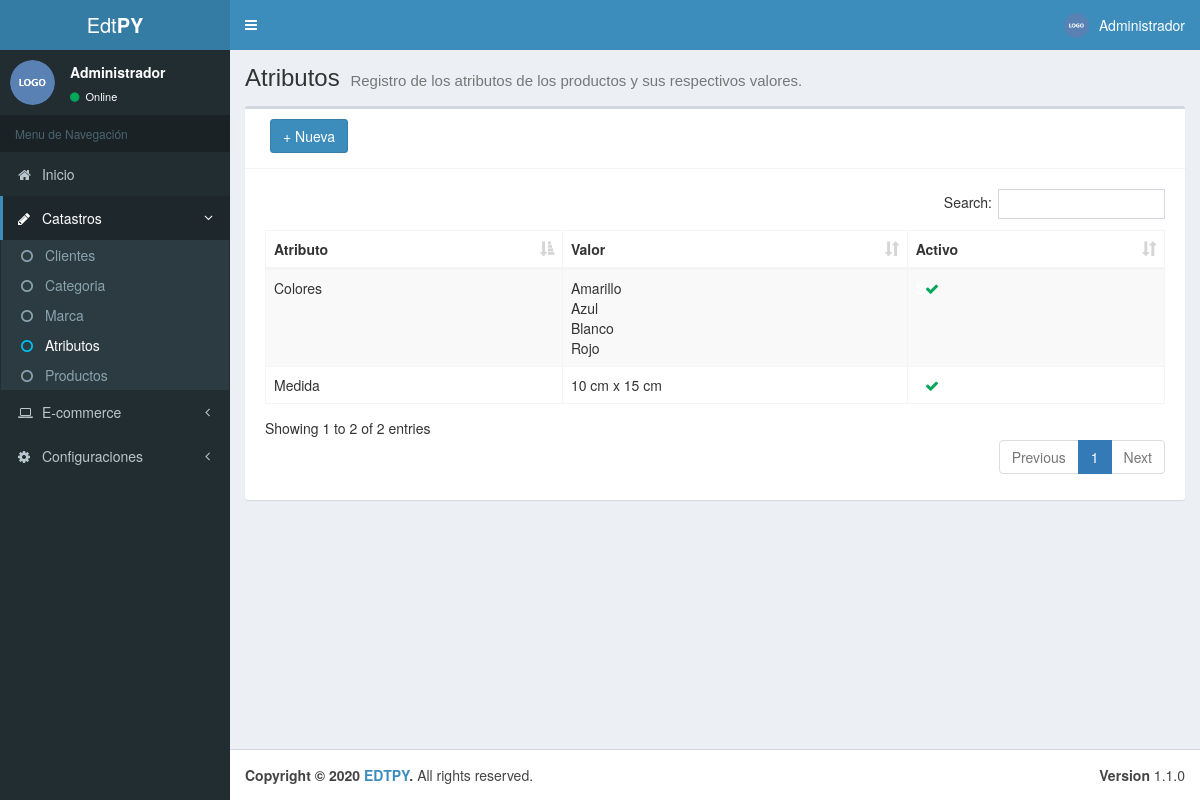
The app's page /admin/atributo.php (signed in) with its own data.
### tables this page shows
CREATE TABLE IF NOT EXISTS `tb_atributo` (
  `id` int(11) NOT NULL AUTO_INCREMENT,
  `nombre` varchar(80) NOT NULL,
  `activo` tinyint(1) NOT NULL,
  PRIMARY KEY (`id`)
);

CREATE TABLE IF NOT EXISTS `tb_atr_valor` (
  `id` int(11) NOT NULL AUTO_INCREMENT,
  `id_atributo` int(11) NOT NULL,
  `nombre` varchar(80) NOT NULL,
  `activo` tinyint(1) NOT NULL,
  PRIMARY KEY (`id`)
);

### admin/mods/server/atributo.php (called while the page is built, shortened)
<?php
	function getAllAtributos () {
		$connection = conn();
		$sql = "SELECT * FROM tb_atributo ORDER BY tb_atributo.nombre";
		$query = $connection->prepare($sql);
		$query->execute();
		if ($query->rowCount() > 0) {
			$result= $query->fetchAll();
		} else {
			$result = null;
		}
		return $result;
    }
	function getAtributosValores ($atributo) {
		$connection = conn();
		$sql = "SELECT tb_atr_valor.* FROM tb_atr_valor WHERE id_atributo = '$atributo' ORDER BY tb_atr_valor.nombre";
		$query = $connection->prepare($sql);
		$query->execute();
		if ($query->rowCount() > 0) {
			$result= $query->fetchAll();
		} else {
			$result = null;
		}
		return $result;
	}
?>

### admin/mods/objs/atributo.php (called while the page is built, shortened)
<?php
	include_once "mods/server/atributo.php";
    $atributos= getAllAtributos();
?>

### admin/atributo.php (the view, shortened to what this page needs)
<!DOCTYPE html>
<html>
<head>
	<?php include 'includes/head.php'; ?>
</head>
<body class="hold-transition skin-blue sidebar-mini">
	<div class="wrapper">
		<?php include 'includes/header.php'; ?>
		<?php include 'includes/aside.php'; ?>
		<?php include_once "mods/objs/atributo.php";?>
		<div class="content-wrapper">
			<section class="content-header">
				<h1>
					Atributos
					<small>Registro de los atributos de los productos y sus respectivos valores.</small>
				</h1>
			</section>
			<section class="content">
				<div class="box">
					<div class="box-header with-border">
						<div class="col-md-3 pull-left">
							<button id="btnAdd" type="button" class="btn btn-primary" data-toggle="modal" data-target="#AddModal" style="margin-bottom: 5px;">+ Nueva</button>
						</div>
					</div>
					<div class="box-body">
						<div class="box-body table-responsive">
							<table class="table table-striped table-bordered display nowra" id="tabladatos">
							<thead>
								<tr>
									<th>Atributo</th>
									<th>Valor</th>
									<th>Activo</th>
								</tr>
							</thead>
							<tbody>
								<?php
									if ($atributos != null) {
										foreach ($atributos as $row) {
											$valores = getAtributosValores($row['id']);
											$tableVlr = "";
											if ($valores != null) {
												foreach ($valores as $linea) {
													if ($tableVlr == "") {
														$tableVlr = $linea['id'].";".$linea['nombre'].";".$linea['activo'];
													} else {
														$tableVlr = $tableVlr."*".$linea['id'].";".$linea['nombre'].";".$linea['activo'];
													}
												}
											}
								?>
								<tr data-toggle="modal" data-target="#AltModal" data-codigo="<?php echo $row['id'];?>" data-nombre="<?php echo $row['nombre'];?>" data-activo="<?php echo $row['activo'];?>" data-valores="<?php echo $tableVlr;?>">
									<td><?php echo $row['nombre'];?></td>
									<td>
									<?php
										$valores = getAtributosValores($row['id']);
										if ($valores != null) {
											foreach ($valores as $linea) {
												echo $linea['nombre']."<br>";
											}
										}
									?>
									</td>
									<td>
									<?php
										if ($row['activo'] == 1) {
											echo '<span style="color: white">S</span><i class="fa fa-check text-success"></i>';
										} else {
											echo '<span style="color: white">N</span><i class="fa fa-close text-danger"></i>';
										}
									?>
									</td>
								</tr>
								<?php }}?>
							</tbody>
							</table>
						</div>
					</div>
				</div>
			</section>
		</div>
		<?php include "includes/footer.php"; ?>
	</div>
</body>
</html>

### admin/css/estilos.css (style rules this page uses)
.text-success { color: #00a65a; }

### records on screen
tb_atributo: nombre "Colores", activo 1 (drawn)
tb_atr_valor: nombre "Amarillo"
tb_atr_valor: nombre "Azul"
tb_atr_valor: nombre "Blanco"
tb_atr_valor: nombre "Rojo"
tb_atributo: nombre "Medida", activo 1 (drawn)
tb_atr_valor: nombre "10 cm x 15 cm"

### other values on screen
$_SESSION['empresa-menu'] "Edt PY"
$_SESSION['nome_usuario'] "Administrador"
$_SESSION['empresa'] "EDTPY"
